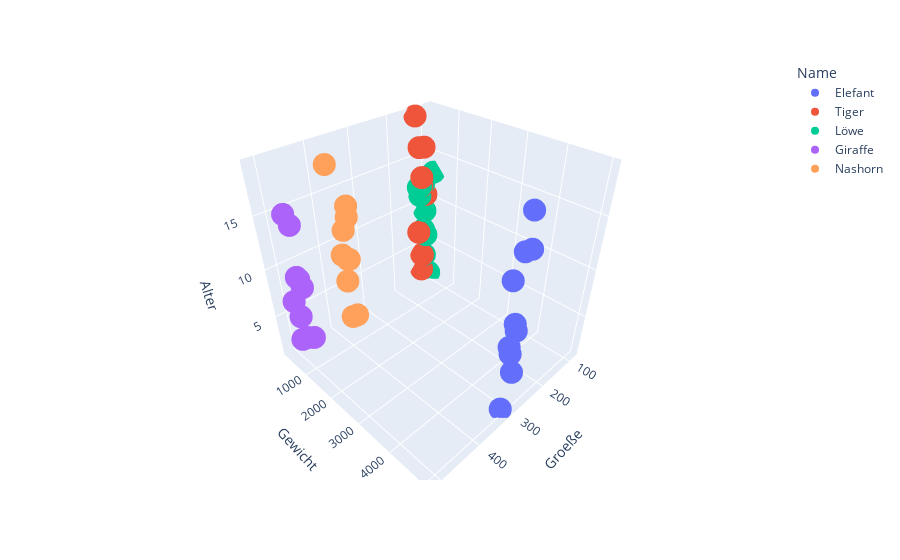

Notebook cell for this chart:
### Code cell
px.scatter_3d(data, "Groeße", "Gewicht", "Alter", color="Name")

### Figure 1 — Plotly figure (JSON) as saved in the notebook; plotly's stock layout.template omitted (floating-point values rounded to 4 significant figures)
{"data": [{"hovertemplate": "Name=Elefant<br>Groeße=%{x}<br>Gewicht=%{y}<br>Alter=%{z}<extra></extra>", "legendgroup": "Elefant", "marker": {"color": "#636efa", "symbol": "circle"}, "mode": "markers", "name": "Elefant", "scene": "scene", "showlegend": true, "type": "scatter3d", "x": [317.6, 304.0, 309.8, 322.4, 318.7, 290.2, 309.5, 298.5, 299.0, 304.1], "y": [4955.0, 5019.0, 4974.0, 4941.0, 4999.0, 5021.0, 5003.0, 5015.0, 4968.0, 4982.0], "z": [1, 5, 7, 14, 8, 16, 10, 19, 9, 16]}, {"hovertemplate": "Name=Tiger<br>Groeße=%{x}<br>Gewicht=%{y}<br>Alter=%{z}<extra></extra>", "legendgroup": "Tiger", "marker": {"color": "#EF553B", "symbol": "circle"}, "mode": "markers", "name": "Tiger", "scene": "scene", "showlegend": true, "type": "scatter3d", "x": [121.4, 134.5, 127.6, 121.2, 124.4, 123.3, 134.9, 117.9, 123.1, 111.5], "y": [266.4, 282.0, 259.3, 213.7, 308.9, 279.9, 218.5, 323.1, 254.6, 302.6], "z": [12, 7, 16, 2, 13, 4, 19, 16, 4, 11]}, {"hovertemplate": "Name=Löwe<br>Groeße=%{x}<br>Gewicht=%{y}<br>Alter=%{z}<extra></extra>", "legendgroup": "Löwe", "marker": {"color": "#00cc96", "symbol": "circle"}, "mode": "markers", "name": "Löwe", "scene": "scene", "showlegend": true, "type": "scatter3d", "x": [84.47, 116.5, 118.6, 102.6, 132.7, 95.46, 110.5, 108.1, 125.3, 124.7], "y": [286.5, 256.4, 307.0, 188.3, 270.1, 215.8, 206.5, 221.1, 234.4, 252.8], "z": [13, 7, 4, 6, 12, 1, 12, 9, 11, 12]}, {"hovertemplate": "Name=Giraffe<br>Groeße=%{x}<br>Gewicht=%{y}<br>Alter=%{z}<extra></extra>", "legendgroup": "Giraffe", "marker": {"color": "#ab63fa", "symbol": "circle"}, "mode": "markers", "name": "Giraffe", "scene": "scene", "showlegend": true, "type": "scatter3d", "x": [501.5, 503.8, 491.1, 480.2, 496.5, 501.6, 512.3, 512.0, 496.1, 497.0], "y": [741.7, 845.0, 823.3, 723.2, 874.4, 894.8, 858.9, 791.0, 746.5, 852.7], "z": [6, 16, 9, 3, 15, 4, 4, 8, 10, 10]}, {"hovertemplate": "Name=Nashorn<br>Groeße=%{x}<br>Gewicht=%{y}<br>Alter=%{z}<extra></extra>", "legendgroup": "Nashorn", "marker": {"color": "#FFA15A", "symbol": "circle"}, "mode": "markers", "name": "Nashorn", "scene": "scene", "showlegend": true, "type": "scatter3d", "x": [389.5, 385.8, 382.9, 419.5, 394.9, 395.6, 387.5, 407.8, 383.9, 397.9], "y": [979.8, 1061.0, 1010.0, 1049.0, 1018.0, 1035.0, 1001.0, 1089.0, 1006.0, 1020.0], "z": [10, 4, 15, 19, 13, 4, 10, 11, 14, 8]}], "layout": {"legend": {"title": {"text": "Name"}, "tracegroupgap": 0}, "margin": {"t": 60}, "scene": {"domain": {"x": [0, 1], "y": [0, 1]}, "xaxis": {"title": {"text": "Groeße"}}, "yaxis": {"title": {"text": "Gewicht"}}, "zaxis": {"title": {"text": "Alter"}}}}}
